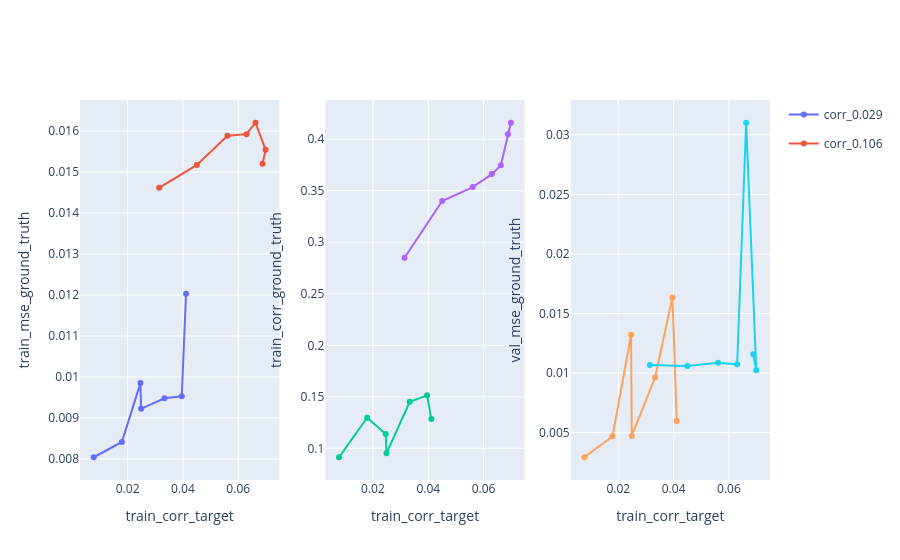

Source (notebook cell):
### Code cell
analysis.xy_plots([
    # Total v. signal fitting
    # ('train_mse_target', 'train_mse_ground_truth'),
    # ('train_mse_target', 'train_corr_ground_truth'),
    ('train_corr_target', 'train_mse_ground_truth'),
    ('train_corr_target', 'train_corr_ground_truth'),
    # Train-total v. val-signal fitting
    ('train_corr_target', 'val_mse_ground_truth'),
    # ('train_corr_target', 'val_corr_ground_truth'),
    # Betas
    # ('train_corr_target', 'train_beta_ground_truth'),
    # ('train_corr_target', 'val_beta_ground_truth'),
], best_epoch_only=False)

### Figure 1 — Plotly figure (JSON) as saved in the notebook; plotly's stock layout.template omitted (floating-point values rounded to 4 significant figures)
{"data": [{"customdata": [[0.029, 0], [0.029, 1], [0.029, 2], [0.029, 3], [0.029, 4], [0.029, 5], [0.029, 6]], "hovertemplate": "train_corr_target: %{x}<br>train_mse_ground_truth: %{y}<br>dataset corr: %{customdata[0]}<br>epoch: %{customdata[1]}<extra>%{fullData.name}</extra>", "legendgroup": "corr_0.029", "mode": "lines+markers", "name": "corr_0.029", "showlegend": true, "type": "scatter", "x": [0.007743, 0.01792, 0.02463, 0.02487, 0.0333, 0.03958, 0.04113], "xaxis": "x", "y": [0.008041, 0.008414, 0.00985, 0.009223, 0.00948, 0.009527, 0.01203], "yaxis": "y"}, {"customdata": [[0.106, 0], [0.106, 1], [0.106, 2], [0.106, 3], [0.106, 4], [0.106, 5], [0.106, 6]], "hovertemplate": "train_corr_target: %{x}<br>train_mse_ground_truth: %{y}<br>dataset corr: %{customdata[0]}<br>epoch: %{customdata[1]}<extra>%{fullData.name}</extra>", "legendgroup": "corr_0.106", "mode": "lines+markers", "name": "corr_0.106", "showlegend": true, "type": "scatter", "x": [0.03142, 0.04503, 0.05611, 0.06298, 0.06623, 0.06989, 0.0688], "xaxis": "x", "y": [0.01461, 0.01517, 0.01588, 0.01593, 0.0162, 0.01554, 0.0152], "yaxis": "y"}, {"customdata": [[0.029, 0], [0.029, 1], [0.029, 2], [0.029, 3], [0.029, 4], [0.029, 5], [0.029, 6]], "hovertemplate": "train_corr_target: %{x}<br>train_corr_ground_truth: %{y}<br>dataset corr: %{customdata[0]}<br>epoch: %{customdata[1]}<extra>%{fullData.name}</extra>", "legendgroup": "corr_0.029", "mode": "lines+markers", "name": "corr_0.029", "showlegend": false, "type": "scatter", "x": [0.007743, 0.01792, 0.02463, 0.02487, 0.0333, 0.03958, 0.04113], "xaxis": "x2", "y": [0.09135, 0.1297, 0.1139, 0.09516, 0.1452, 0.1515, 0.1284], "yaxis": "y2"}, {"customdata": [[0.106, 0], [0.106, 1], [0.106, 2], [0.106, 3], [0.106, 4], [0.106, 5], [0.106, 6]], "hovertemplate": "train_corr_target: %{x}<br>train_corr_ground_truth: %{y}<br>dataset corr: %{customdata[0]}<br>epoch: %{customdata[1]}<extra>%{fullData.name}</extra>", "legendgroup": "corr_0.106", "mode": "lines+markers", "name": "corr_0.106", "showlegend": false, "type": "scatter", "x": [0.03142, 0.04503, 0.05611, 0.06298, 0.06623, 0.06989, 0.0688], "xaxis": "x2", "y": [0.285, 0.34, 0.3535, 0.3661, 0.3747, 0.416, 0.4048], "yaxis": "y2"}, {"customdata": [[0.029, 0], [0.029, 1], [0.029, 2], [0.029, 3], [0.029, 4], [0.029, 5], [0.029, 6]], "hovertemplate": "train_corr_target: %{x}<br>val_mse_ground_truth: %{y}<br>dataset corr: %{customdata[0]}<br>epoch: %{customdata[1]}<extra>%{fullData.name}</extra>", "legendgroup": "corr_0.029", "mode": "lines+markers", "name": "corr_0.029", "showlegend": false, "type": "scatter", "x": [0.007743, 0.01792, 0.02463, 0.02487, 0.0333, 0.03958, 0.04113], "xaxis": "x3", "y": [0.002938, 0.004692, 0.01322, 0.00473, 0.009628, 0.01634, 0.005985], "yaxis": "y3"}, {"customdata": [[0.106, 0], [0.106, 1], [0.106, 2], [0.106, 3], [0.106, 4], [0.106, 5], [0.106, 6]], "hovertemplate": "train_corr_target: %{x}<br>val_mse_ground_truth: %{y}<br>dataset corr: %{customdata[0]}<br>epoch: %{customdata[1]}<extra>%{fullData.name}</extra>", "legendgroup": "corr_0.106", "mode": "lines+markers", "name": "corr_0.106", "showlegend": false, "type": "scatter", "x": [0.03142, 0.04503, 0.05611, 0.06298, 0.06623, 0.06989, 0.0688], "xaxis": "x3", "y": [0.01067, 0.0106, 0.01087, 0.01074, 0.03101, 0.01024, 0.01159], "yaxis": "y3"}], "layout": {"xaxis": {"anchor": "y", "domain": [0, 0.2889], "title": {"text": "train_corr_target"}}, "xaxis2": {"anchor": "y2", "domain": [0.3556, 0.6444], "title": {"text": "train_corr_target"}}, "xaxis3": {"anchor": "y3", "domain": [0.7111, 1], "title": {"text": "train_corr_target"}}, "yaxis": {"anchor": "x", "domain": [0, 1], "title": {"text": "train_mse_ground_truth"}}, "yaxis2": {"anchor": "x2", "domain": [0, 1], "title": {"text": "train_corr_ground_truth"}}, "yaxis3": {"anchor": "x3", "domain": [0, 1], "title": {"text": "val_mse_ground_truth"}}}}
